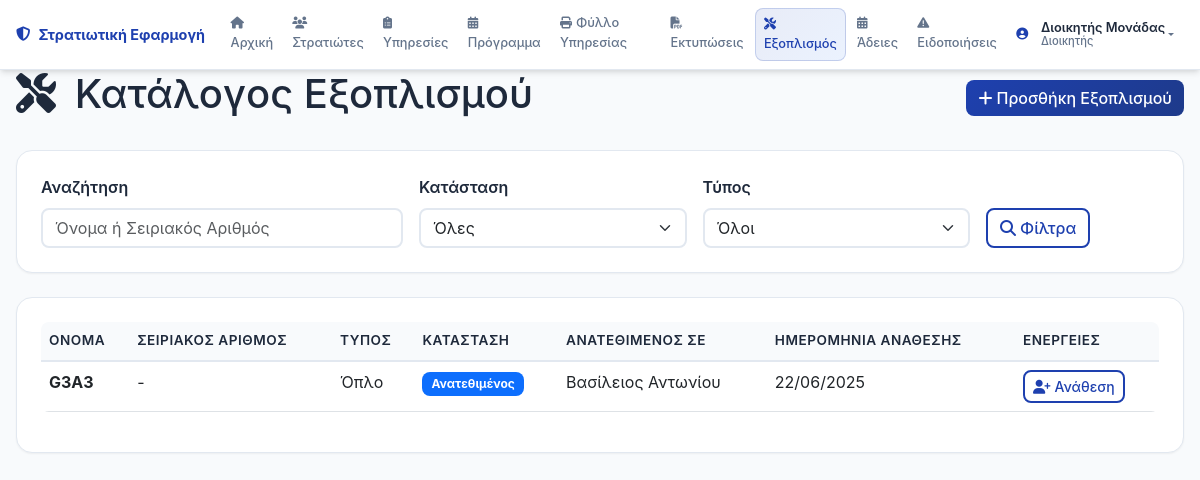
The app's page /equipment (signed in) with its own data.
### models.py (models this page shows, shortened)
class User(UserMixin, db.Model):
    id = db.Column(db.Integer, primary_key=True)
    username = db.Column(db.String(80), unique=True, nullable=False)
    password_hash = db.Column(db.String(256), nullable=False)
    role = db.Column(db.String(50), nullable=False)  # Διοικητής, Υπασπιστήριο, ΑΥΔΜ, ΓΡΑΦΙΟ ΑΡΧΗΛΟΧΕΙΑ
    full_name = db.Column(db.String(100), nullable=False)
    created_at = db.Column(db.DateTime, default=datetime.utcnow)
    last_login = db.Column(db.DateTime)
    active = db.Column(db.Boolean, default=True)
    def can_view_logs(self):
        return self.role == "Διοικητής"

class Equipment(db.Model):
    id = db.Column(db.Integer, primary_key=True)
    name = db.Column(db.String(100), nullable=False)
    serial_number = db.Column(db.String(50), unique=True)
    equipment_type = db.Column(db.String(50), nullable=False)  # Όπλο, Ρούχα, Εξοπλισμός, κλπ
    status = db.Column(db.String(20), default='Available')  # Available, Assigned, Maintenance, Lost
    assigned_to = db.Column(db.Integer, db.ForeignKey('soldier.id'), nullable=True)
    assigned_date = db.Column(db.Date, nullable=True)
    notes = db.Column(db.Text)
    created_at = db.Column(db.DateTime, default=datetime.utcnow)
    soldier = db.relationship('Soldier', backref='equipment_assignments')

class Soldier(db.Model):
    id = db.Column(db.Integer, primary_key=True)
    name = db.Column(db.String(100), nullable=False)
    military_id = db.Column(db.String(20), unique=True, nullable=False)
    enlistment_date = db.Column(db.Date, nullable=False)
    specialty = db.Column(db.String(100))
    status = db.Column(db.String(50), default='Active')  # Active, On Leave
    exemption_no_duty = db.Column(db.Boolean, default=False)  # Άνευ υπηρεσίας
    exemption_no_shaving = db.Column(db.Boolean, default=False)  # Άνευ ξυρίσματος
    exemption_no_boots = db.Column(db.Boolean, default=False)  # Άνευ αρβυλών
    days_out_of_service = db.Column(db.Integer, default=0)  # Μέρες ΕΥ (Εκτός Υπηρεσίας)
    out_of_service_reason = db.Column(db.String(200))  # Λόγος ΕΥ
    created_at = db.Column(db.DateTime, default=datetime.utcnow)
    birth_date = db.Column(db.Date)  # ΗΜΕΡΟΜΗΝΙΑ ΓΕΝΝΗΣΗΣ
    mother_name = db.Column(db.String(100))  # ΟΝΟΜΑ ΜΗΤΡΟΣ
    father_name = db.Column(db.String(100))  # ΟΝΟΜΑ ΠΑΤΡΟΣ
    profession = db.Column(db.String(100))  # ΕΠΑΓΓΕΛΜΑ
    mother_profession = db.Column(db.String(100))  # ΕΠΑΓΓΕΛΜΑ ΜΗΤΡΟΣ
    father_profession = db.Column(db.String(100))  # ΕΠΑΓΓΕΛΜΑ ΠΑΤΡΟΣ
    brothers_count = db.Column(db.Integer, default=0)  # ΑΡΙΘΜΟΣ ΑΔΕΛΦΩΝ
    sisters_count = db.Column(db.Integer, default=0)  # ΑΡΙΘΜΟΣ ΑΔΕΛΦΩΝ
    residence_address = db.Column(db.String(200))  # ΔΙΕΥΘΥΝΣΗ ΔΙΑΜΟΝΗΣ
    residence_city = db.Column(db.String(100))  # ΠΟΛΗ ΔΙΑΜΟΝΗΣ
    residence_prefecture = db.Column(db.String(100))  # ΝΟΜΟΣ ΔΙΑΜΟΝΗΣ
    personal_phone = db.Column(db.String(20))  # ΤΗΛΕΦΩΝΟ ΠΡΟΣΩΠΙΚΟ
    parents_phone = db.Column(db.String(20))  # ΤΗΛΕΦΩΝΟ ΓΟΝΕΩΝ
    education = db.Column(db.String(200))  # ΣΠΟΥΔΕΣ
    special_skills = db.Column(db.String(300))  # ΕΙΔΙΚΕΣ ΓΝΩΣΕΙΣ
    category = db.Column(db.String(50))  # ΚΑΤΗΓΟΡΙΑ (ΕΚΠΑΙΔΕΥΟΜΕΝΟΣ, ΟΡΓΑΝΙΚΟΣ, ΦΡΟΥΡΑ)
    medical_category = db.Column(db.String(20))  # ΙΑΤΡΙΚΗ ΚΑΤΗΓΟΡΙΑ (Ι1, Ι2, Ι3 ΕΝΟΠΛΟ, Ι3 ΑΟΠΛΟ, Ι4)
    amka = db.Column(db.String(11))  # ΑΜΚΑ
    tax_number = db.Column(db.String(20))  # ΑΡΙΘ. ΦΟΡΟΛΟΓ ΜΗΤΡΩΟΥ
    iban = db.Column(db.String(27))  # ΙΒΑΝ
    bank = db.Column(db.String(50))  # ΤΡΑΠΕΖΑ
    email = db.Column(db.String(120))  # EMAIL
    parent_email = db.Column(db.String(120))  # EMAIL ΓΟΝΕΑ
    interview_notes = db.Column(db.Text)  # ΠΑΡΑΤΗΡΗΣΕΙΣ
    duty_assignments = db.relationship('DutyAssignment', backref='soldier', lazy=True, cascade='all, delete-orphan')

### routes.py (the view, shortened to what this page needs)
@app.route('/equipment')
@login_required
def equipment():
    search = request.args.get('search', '')
    status_filter = request.args.get('status', '')
    type_filter = request.args.get('type', '')
    query = Equipment.query
    if status_filter:
        query = query.filter_by(status=status_filter)
    if type_filter:
        query = query.filter_by(equipment_type=type_filter)
    equipment_list = query.order_by(Equipment.name).all()
    available_soldiers = Soldier.query.filter_by(status='Active').order_by(Soldier.name).all()
    return render_template('equipment.html',
                         equipment_list=equipment_list,
                         available_soldiers=available_soldiers,
                         search=search,
                         status_filter=status_filter,
                         type_filter=type_filter)

### templates/equipment.html (shortened to what this page needs)
{% extends "base.html" %}
{% block content %}
<div class="d-flex justify-content-between align-items-center mb-4">
    <h1>
        <i class="fas fa-tools me-2"></i>
        Κατάλογος Εξοπλισμού
    </h1>
    <button type="button" class="btn btn-primary" data-bs-toggle="modal" data-bs-target="#addEquipmentModal">
        <i class="fas fa-plus me-1"></i>Προσθήκη Εξοπλισμού
    </button>
</div>
<div class="card mb-4">
    <div class="card-body">
        <form method="GET" class="row g-3">
            <div class="col-md-4">
                <label for="search" class="form-label">Αναζήτηση</label>
                <input type="text" class="form-control" id="search" name="search"
                       value="{{ search }}" placeholder="Όνομα ή Σειριακός Αριθμός">
            </div>
            <div class="col-md-3">
                <label for="status" class="form-label">Κατάσταση</label>
                <select class="form-select" id="status" name="status">
                    <option value="">Όλες</option>
                </select>
            </div>
            <div class="col-md-3">
                <label for="type" class="form-label">Τύπος</label>
                <select class="form-select" id="type" name="type">
                    <option value="">Όλοι</option>
                </select>
            </div>
            <div class="col-md-2 d-flex align-items-end">
                <button type="submit" class="btn btn-outline-primary">
                    <i class="fas fa-search me-1"></i>Φίλτρα
                </button>
            </div>
        </form>
    </div>
</div>
<div class="card">
    <div class="card-body">
        <div class="table-responsive">
            <table class="table table-hover">
                <thead>
                    <tr>
                        <th>Όνομα</th>
                        <th>Σειριακός Αριθμός</th>
                        <th>Τύπος</th>
                        <th>Κατάσταση</th>
                        <th>Ανατεθιμένος Σε</th>
                        <th>Ημερομηνία Ανάθεσης</th>
                        <th>Ενέργειες</th>
                    </tr>
                </thead>
                <tbody>
                    {% for item in equipment_list %}
                    <tr>
                        <td><strong>{{ item.name }}</strong></td>
                        <td>{{ item.serial_number or '-' }}</td>
                        <td>{{ item.equipment_type }}</td>
                        <td>
                            {% if item.status == 'Available' %}
                                <span class="badge bg-success">Διαθέσιμος</span>
                            {% elif item.status == 'Assigned' %}
                                <span class="badge bg-primary">Ανατεθιμένος</span>
                            {% elif item.status == 'Maintenance' %}
                                <span class="badge bg-warning">Συντήρηση</span>
                            {% else %}
                                <span class="badge bg-danger">Χαμένος</span>
                            {% endif %}
                        </td>
                        <td>
                            {% if item.soldier %}
                                {{ item.soldier.name }}
                            {% else %}
                                -
                            {% endif %}
                        </td>
                        <td>
                            {% if item.assigned_date %}
                                {{ item.assigned_date.strftime('%d/%m/%Y') }}
                            {% else %}
                                -
                            {% endif %}
                        </td>
                        <td>
                            <button type="button" class="btn btn-sm btn-outline-primary"
                                    data-bs-toggle="modal" data-bs-target="#assignModal{{ item.id }}">
                                <i class="fas fa-user-plus me-1"></i>Ανάθεση
                            </button>
                        </td>
                    </tr>
                    {% endfor %}
                </tbody>
            </table>
        </div>
    </div>
</div>
{% endblock %}

### templates/base.html (shortened to what this page needs)
<!DOCTYPE html>
<html lang="el">
<head>
    <link href="https://cdn.jsdelivr.net/npm/bootstrap@5.3.0/dist/css/bootstrap.min.css" rel="stylesheet">
    <link href="https://cdnjs.cloudflare.com/ajax/libs/font-awesome/6.4.0/css/all.min.css" rel="stylesheet">
    <link href="{{ url_for('static', filename='css/style.css') }}" rel="stylesheet">
</head>
<body>
    <nav class="navbar navbar-expand-lg navbar-dark military-nav">
        <div class="container-fluid">
            <a class="navbar-brand" href="{{ url_for('index') }}">
                <i class="fas fa-shield-alt me-2"></i>
                Στρατιωτική Εφαρμογή
            </a>
            <div class="collapse navbar-collapse" id="navbarNav">
                <ul class="navbar-nav me-auto">
                    <li class="nav-item">
                        <a class="nav-link {{ 'active' if request.endpoint == 'index' }}" href="{{ url_for('index') }}">
                            <i class="fas fa-home me-1"></i>Αρχική
                        </a>
                    </li>
                    <li class="nav-item">
                        <a class="nav-link {{ 'active' if request.endpoint == 'soldiers' }}" href="{{ url_for('soldiers') }}">
                            <i class="fas fa-users me-1"></i>Στρατιώτες
                        </a>
                    </li>
                    <li class="nav-item">
                        <a class="nav-link {{ 'active' if request.endpoint == 'duties' }}" href="{{ url_for('duties') }}">
                            <i class="fas fa-clipboard-list me-1"></i>Υπηρεσίες
                        </a>
                    </li>
                    <li class="nav-item">
                        <a class="nav-link {{ 'active' if request.endpoint == 'schedule' }}" href="{{ url_for('schedule') }}">
                            <i class="fas fa-calendar-alt me-1"></i>Πρόγραμμα
                        </a>
                    </li>
                    <li class="nav-item">
                        <a class="nav-link {{ 'active' if request.endpoint == 'duty_sheet' }}" href="{{ url_for('duty_sheet') }}">
                            <i class="fas fa-print me-1"></i>Φύλλο Υπηρεσίας
                        </a>
                    </li>
                    <li class="nav-item">
                        <a class="nav-link {{ 'active' if request.endpoint == 'prints' }}" href="{{ url_for('prints') }}">
                            <i class="fas fa-file-pdf me-1"></i>Εκτυπώσεις
                        </a>
                    </li>
                    <li class="nav-item">
                        <a class="nav-link {{ 'active' if request.endpoint == 'equipment' }}" href="{{ url_for('equipment') }}">
                            <i class="fas fa-tools me-1"></i>Εξοπλισμός
                        </a>
                    </li>
                    <li class="nav-item">
                        <a class="nav-link {{ 'active' if request.endpoint == 'leaves' }}" href="{{ url_for('leaves') }}">
                            <i class="fas fa-calendar-alt me-1"></i>Άδειες
                        </a>
                    </li>
                    <li class="nav-item">
                        <a class="nav-link {{ 'active' if request.endpoint == 'staffing_alerts' }}" href="{{ url_for('staffing_alerts') }}">
                            <i class="fas fa-exclamation-triangle me-1"></i>Ειδοποιήσεις
                        </a>
                    </li>
                </ul>
                {% if current_user.is_authenticated %}
                <div class="navbar-nav ms-auto">
                    <li class="nav-item dropdown">
                        <a class="nav-link dropdown-toggle d-flex align-items-center" href="#" id="navbarDropdown" role="button" data-bs-toggle="dropdown" aria-expanded="false">
                            <div class="user-avatar me-2">
                                <i class="fas fa-user-circle"></i>
                            </div>
                            <div class="user-info">
                                <div class="user-name">{{ current_user.full_name }}</div>
                                <div class="user-role">{{ current_user.role }}</div>
                            </div>
                        </a>
                    </li>
                </div>
                {% endif %}
            </div>
        </div>
    </nav>
    <div class="container-fluid">
        <div class="row">
            <div class="col-12">
                {% block content %}{% endblock %}
            </div>
        </div>
    </div>
</body>
</html>

### records on screen
User: full_name "Διοικητής Μονάδας", role "Διοικητής"
Equipment: name "G3A3", serial_number "-", equipment_type "Όπλο", status "Ανατεθιμένος", soldier.name "Βασίλειος Αντωνίου", assigned_date "22/06/2025"
